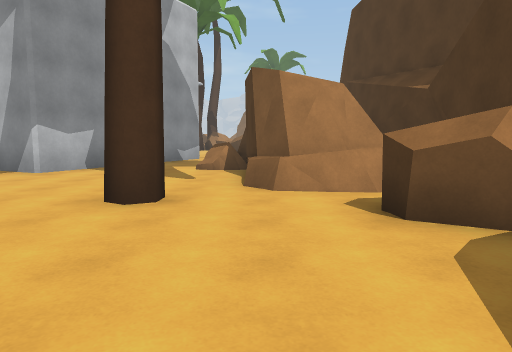
View 1 (above)

24 first-person views from a walk through a 3-D level made in the Unity game engine. The camera is 1.4 m above the floor, tilts 6° down and sees 70° across. The floor is counted in squares, 1.8 m on a side. Each view is taken from the middle of a square. On the plan, view 1 faces up. The plan holds only what a view shows up to about 12 squares ahead; the rest is blank. The place goes on beyond the plan. The player character is not drawn. Some animated figures are not drawn. Surface patterns are stand-ins for the level's own textures.

View 2
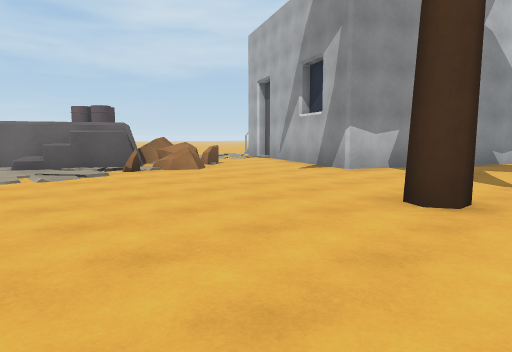

View 3
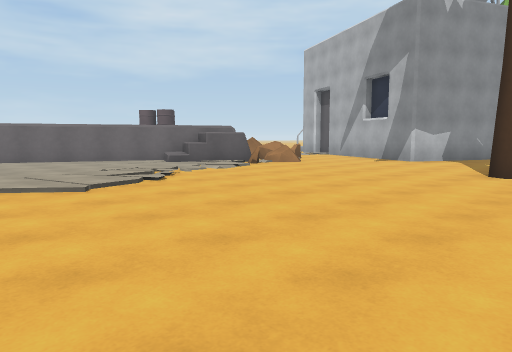

View 4
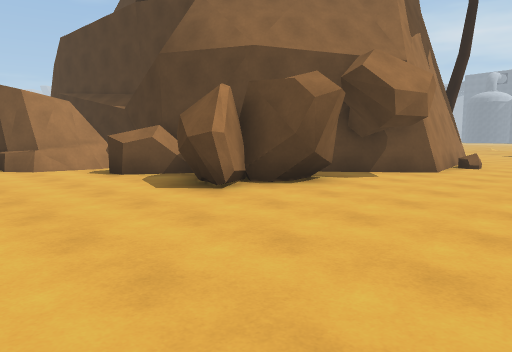

View 5
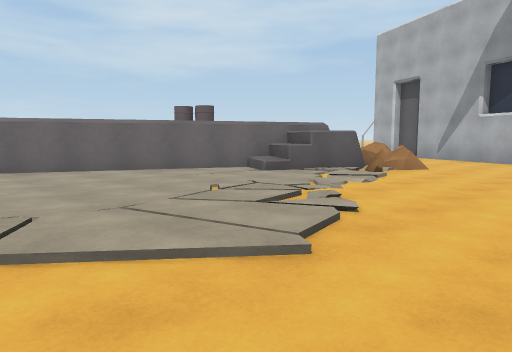

View 6
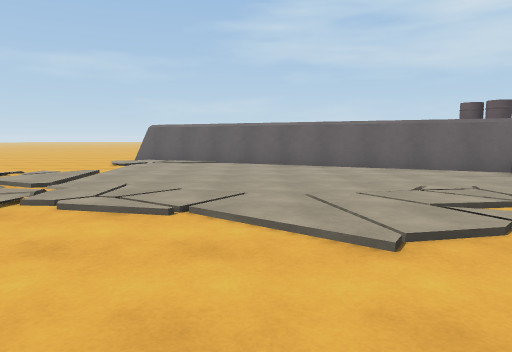

View 7
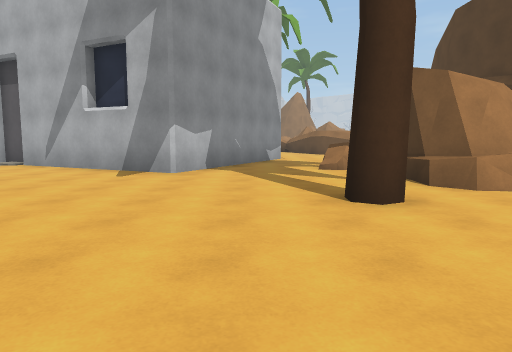

View 8
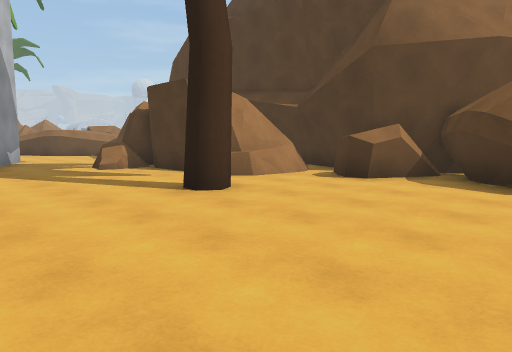

View 9
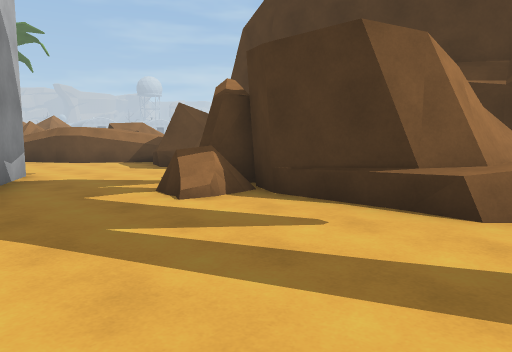

View 10
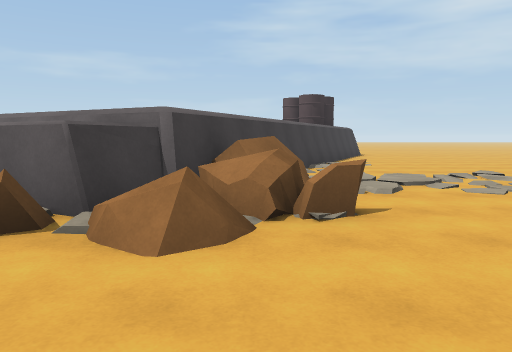

View 11
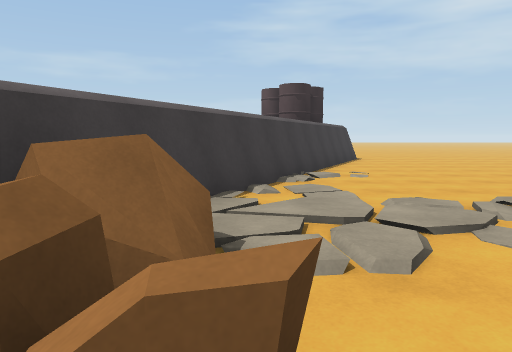

View 12
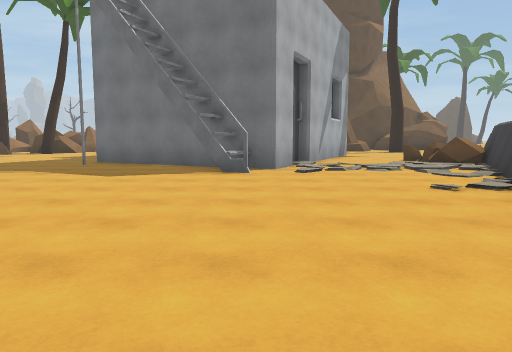

View 13
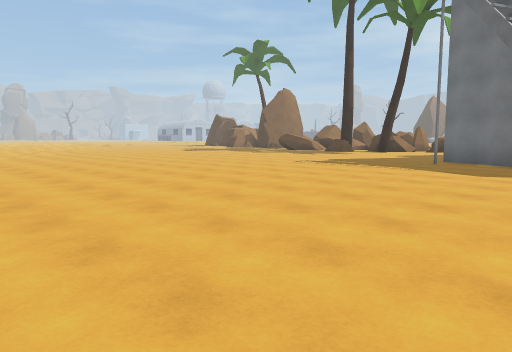

View 14
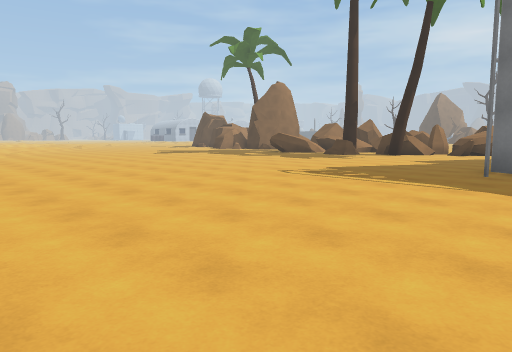

View 15
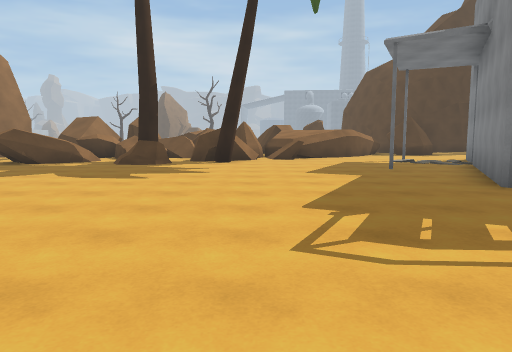

View 16
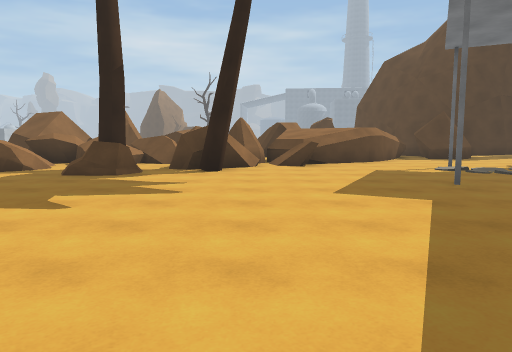

View 17
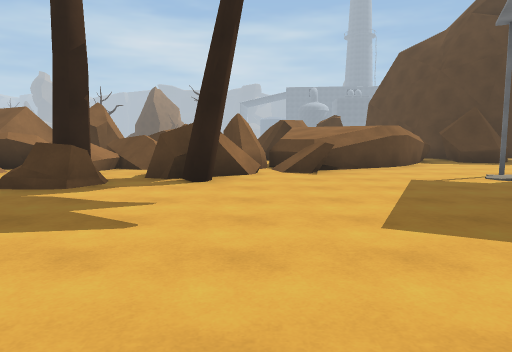

View 18
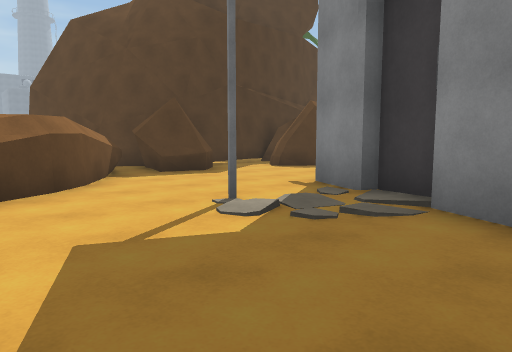

View 19
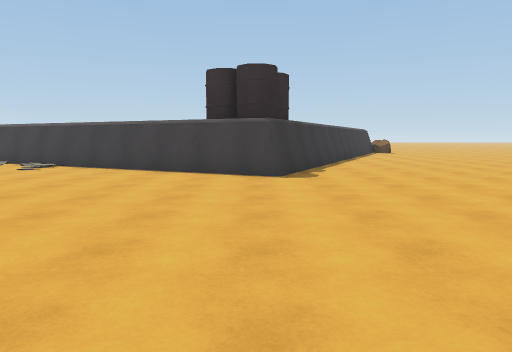

View 20
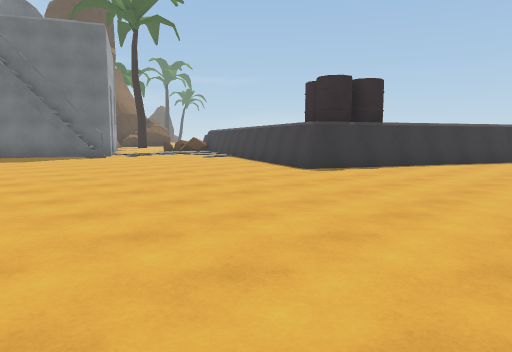

View 21
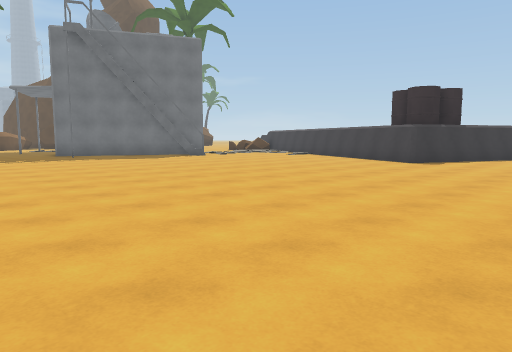

View 22
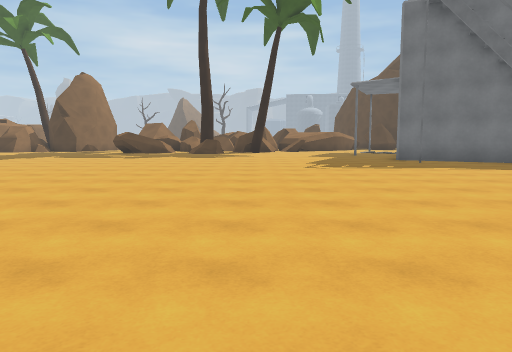

View 23
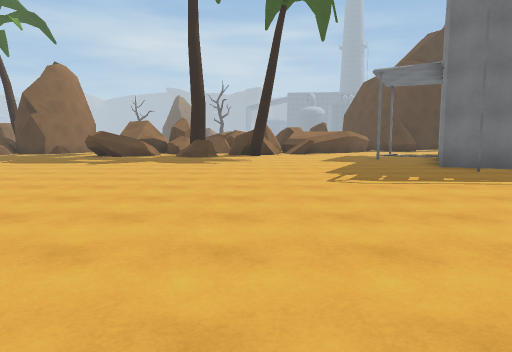

View 24
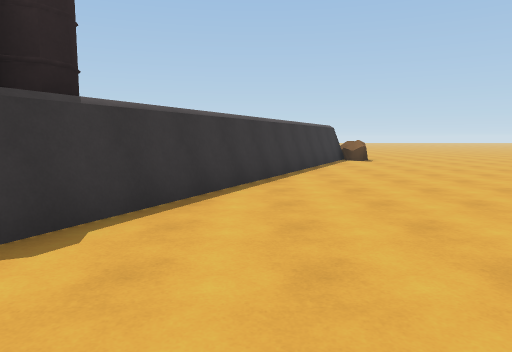

### Floor plan
Key: @ floor where view 1 was taken; # wall or solid block; x gap in a wall; . floor; / step, stairs or slope; = window, fence, low wall or low ledge; ^ raised ledge; v drop or lower ground; B building; T tree.
Columns run from 27 left of view 1 to 11 right of it. Each row starts with its distance up from view 1.
 27           .............==####
 26        ..................=#
 25        ................=# =
 24        ................=###
 23       ..................#
 22  .......................T###
 21  ........................=##
 20  ........................###
 19  .........................##
 18 ...........................#
 17 ..................#........##
 16 .................####.......##
 15 .................#  ###......xv###
 14  ...............##    ###....###
 13  .............BB#       #....##
 12  ..............##      ##.....#
 11  ...............###    #....#.#
 10 ......##..........### ##...####
  9 .....#####..........###...^#
  8 .....#   ###.../...........#
  7 ....##     ###./..=........###
  6 ....#        ####/^/.......^###
  5 ...##           ##./.....#....#
  4 ...#            ^^#=.........##
  3 ..##            ^^^..........##
  2 ..#            ##/...........##
  1 .##            #././.........##
  0 .#            ##...//......@..##### ###
 -1               #....///............#//..
 -2              ##.....//.................
 -3              #....././............
 -4              #.....//........

Where each view was taken, in squares from view 1:
view 1: 0 up, 0 right, facing up
view 2: 0 up, 0 right, facing up-left
view 3: 4 down, 0 right, facing up-left
view 4: 4 down, 2 left, facing up-right
view 5: 4 down, 4 left, facing up-left
view 6: 3 down, 3 left, facing left
view 7: 0 up, 3 left, facing up
view 8: 0 up, 5 left, facing up-right
view 9: 5 up, 4 left, facing up-right
view 10: 6 up, 5 left, facing left
view 11: 7 up, 8 left, facing left
view 12: 12 up, 21 left, facing right
view 13: 13 up, 22 left, facing up-right
view 14: 15 up, 19 left, facing up-right
view 15: 21 up, 15 left, facing right
view 16: 21 up, 12 left, facing right
view 17: 21 up, 10 left, facing right
view 18: 19 up, 6 left, facing down-right
view 19: 18 up, 21 left, facing down
view 20: 18 up, 27 left, facing down-right
view 21: 22 up, 26 left, facing down-right
view 22: 22 up, 22 left, facing right
view 23: 22 up, 19 left, facing right
view 24: 12 up, 24 left, facing down
